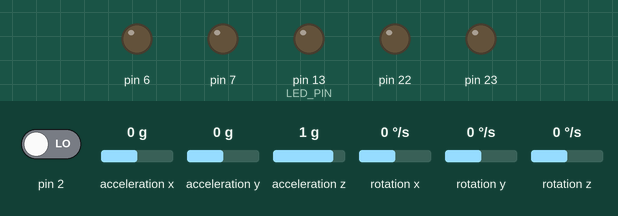
The sketch below on a simulated Arduino Uno, built with avr-gcc and run on an emulated ATmega328P. Shown: output pins drawn as LEDs (lit = HIGH). The test bench sets the inputs (shaded band); at power-on: pin 2 LOW, acceleration x 0 g, acceleration y 0 g, acceleration z 1 g, rotation x 0 °/s, rotation y 0 °/s, rotation z 0 °/s. The sensor or clock chip raises its interrupt line as the real part does; what the sketch prints to the serial monitor is not drawn.

Above: at 0.1 s.
At 4.5 s:
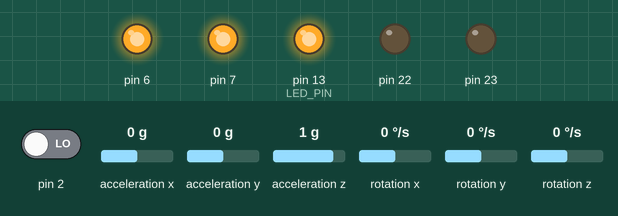
4.6 s: pin 2 driven HIGH
At 8.2 s:
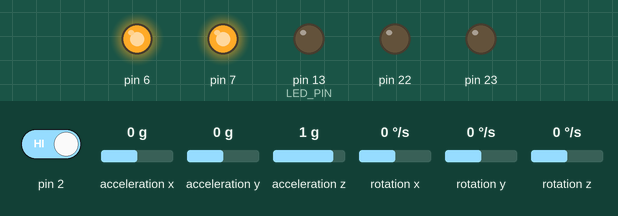
Timing chart, 0 to 9.7 s (numbered marks = the images above; inputs shaded):
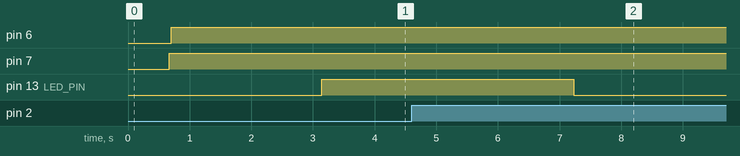

The sketch:

sketch_dec14b.ino
```cpp
#include "I2Cdev.h"
#include "MPU6050_6Axis_MotionApps20.h"
#if I2CDEV_IMPLEMENTATION == I2CDEV_ARDUINO_WIRE
#include "Wire.h"
#endif

MPU6050 mpu;
#define OUTPUT_READABLE_YAWPITCHROLL
#define LED_PIN 13 // (Arduino is 13, Teensy is 11, Teensy++ is 6)
bool blinkState = false;

//sphere variables

char inByte;
int i=0;
int roll_initial = 0;
int roll_1=0;
int roll_2=0;
int yaw_prev=0;
int yaw_recent=0;
int yaw_recent1=0;
int yaw_recent2=0;
int previous_sensorValue = 0;
int pulse = 0;
int max_pulse = 19;
int flag = -1;
int diff=100;
int thresh=6;
int yaw_initial=0;
int count=0;
int roll_recent1=0;
int roll_recent2=0;
int diff2=0;
int roll_prev=0;
int a=0;
int OCRV=0;
// MPU control/status vars

bool dmpReady = false;  // set true if DMP init was successful
uint8_t mpuIntStatus;   // holds actual interrupt status byte from MPU
uint8_t devStatus;      // return status after each device operation (0 = success, !0 = error)
uint16_t packetSize;    // expected DMP packet size (default is 42 bytes)
uint16_t fifoCount;     // count of all bytes currently in FIFO
uint8_t fifoBuffer[64]; // FIFO storage buffer
Quaternion q;           // [w, x, y, z]         quaternion container
VectorInt16 aa;         // [x, y, z]            accel sensor measurements
VectorInt16 aaReal;     // [x, y, z]            gravity-free accel sensor measurements
VectorInt16 aaWorld;    // [x, y, z]            world-frame accel sensor measurements
VectorFloat gravity;    // [x, y, z]            gravity vector
float euler[3];         // [psi, theta, phi]    Euler angle container
float ypr[3];           // [yaw, pitch, roll]   yaw/pitch/roll container and gravity vector

// packet structure for InvenSense teapot demo
volatile bool mpuInterrupt = false;     // indicates whether MPU interrupt pin has gone high
void dmpDataReady() {
    mpuInterrupt = true;
}

void setup() {


    // set as outputs for controlling motors
  DDRB |= (1 << DDB6) | (1 << DDB7);
  DDRD |= (1 << DDD6) | (1 << DDD7);
  OCR2B=250;

 // PORTD |=(1<<DDD6);
  Serial.begin(9600);
  sei();
  //pwm_init();
   #if I2CDEV_IMPLEMENTATION == I2CDEV_ARDUINO_WIRE
        Wire.begin();
        TWBR = 24; // 400kHz I2C clock (200kHz if CPU is 8MHz). Comment this line if having compilation difficulties with TWBR.
    #elif I2CDEV_IMPLEMENTATION == I2CDEV_BUILTIN_FASTWIRE
        Fastwire::setup(400, true);
    #endif

    // initialize serial communication
    // (115200 chosen because it is required for Teapot Demo output, but it's
    // really up to you depending on your project)

    while (!Serial);
    Serial.println(F("Initializing I2C devices..."));
    mpu.initialize();

    // verify connection
    Serial.println(F("Testing device connections..."));
    Serial.println(mpu.testConnection() ? F("MPU6050 connection successful") : F("MPU6050 connection failed"));

    // wait for ready
    Serial.println(F("\nSend any character to begin DMP programming and demo: "));
    //while (Serial.available() && Serial.read()); // empty buffer
    //while (!Serial.available());                 // wait for data
    //while (Serial.available() && Serial.read()); // empty buffer again

    // load and configure the DMP
    Serial.println(F("Initializing DMP..."));
    devStatus = mpu.dmpInitialize();

    // supply your own gyro offsets here, scaled for min sensitivity
    mpu.setXGyroOffset(220);
    mpu.setYGyroOffset(76);
    mpu.setZGyroOffset(-85);
    mpu.setZAccelOffset(1788);// 1688 factory default for my test chip

    // make sure it worked (returns 0 if so)
    if (devStatus == 0) {
        // turn on the DMP, now that it's ready
        Serial.println(F("Enabling DMP..."));
        mpu.setDMPEnabled(true);

        // enable Arduino interrupt detection
        Serial.println(F("Enabling interrupt detection (Arduino external interrupt 0)..."));
        attachInterrupt(0, dmpDataReady, RISING);
        mpuIntStatus = mpu.getIntStatus();

        // set our DMP Ready flag so the main loop() function knows it's okay to use it
        Serial.println(F("DMP ready! Waiting for first interrupt..."));
        dmpReady = true;

        // get expected DMP packet size for later comparison
        packetSize = mpu.dmpGetFIFOPacketSize();
    } else {
        // ERROR!
        // 1 = initial memory load failed
        // 2 = DMP configuration updates failed
        // (if it's going to break, usually the code will be 1)
        Serial.print(F("DMP Initialization failed (code "));
        Serial.print(devStatus);
        Serial.println(F(")"));
    }

    // configure LED for output
    pinMode(LED_PIN, OUTPUT);

}

void pwm_init()
{

  TIMSK2 =  (1<<TOIE2)|(1<<OCIE2B);
  TCCR2A =  _BV(WGM21) | _BV(WGM20);
  TCCR2B =  _BV(CS22);
}

ISR(TIMER2_COMPB_vect)
{
 //PORTD|=(DDD7<<1);
 // Serial.println("\n");
   PORTD |=(1<<DDD7);
   Serial.print("\n");
   Serial.write(PORTD);
 //  PORTB = PORTB|(1<<DDB6);
//
   //PORTD |=(1<<DDD7);
   //Serial.println(PORTD);
}

ISR(TIMER2_OVF_vect)
{
    //  Serial.println("\n");

    // Serial.println(PORTD);

  // PORTB =PORTB&(0<<DDB6);
  // PORTD =PORTD&(0<<DDD3);
}

int IMU_values(){
  if (!dmpReady) return 0;
  while (!mpuInterrupt && fifoCount < packetSize) {
    }
    mpuInterrupt = false;
    mpuIntStatus = mpu.getIntStatus();

    // get current FIFO count
    fifoCount = mpu.getFIFOCount();

    // check for overflow (this should never happen unless our code is too inefficient)
    if ((mpuIntStatus & 0x10) || fifoCount == 1024) {
        // reset so we can continue cleanly
        mpu.resetFIFO();
        Serial.println(F("FIFO overflow!"));

    // otherwise, check for DMP data ready interrupt (this should happen frequently)
    } else if (mpuIntStatus & 0x02) {
        // wait for correct available data length, should be a VERY short wait
        while (fifoCount < packetSize) fifoCount = mpu.getFIFOCount();

        // read a packet from FIFO
        mpu.getFIFOBytes(fifoBuffer, packetSize);

        // track FIFO count here in case there is > 1 packet available
        // (this lets us immediately read more without waiting for an interrupt)
        fifoCount -= packetSize;


        #ifdef OUTPUT_READABLE_YAWPITCHROLL
            // display Euler angles in degrees
            mpu.dmpGetQuaternion(&q, fifoBuffer);
            mpu.dmpGetGravity(&gravity, &q);
            mpu.dmpGetYawPitchRoll(ypr, &q, &gravity);

        #endif
        // blink LED to indicate activity
        blinkState = !blinkState;
        digitalWrite(LED_PIN, blinkState);
    }
return ypr[0] * 180/M_PI;
  }

  int IMU_values2(){
  if (!dmpReady) return 0;
  while (!mpuInterrupt && fifoCount < packetSize) {
    }
    mpuInterrupt = false;
    mpuIntStatus = mpu.getIntStatus();

    // get current FIFO count
    fifoCount = mpu.getFIFOCount();

    // check for overflow (this should never happen unless our code is too inefficient)
    if ((mpuIntStatus & 0x10) || fifoCount == 1024) {
        // reset so we can continue cleanly
        mpu.resetFIFO();
        Serial.println(F("FIFO overflow!"));

    // otherwise, check for DMP data ready interrupt (this should happen frequently)
    } else if (mpuIntStatus & 0x02) {
        // wait for correct available data length, should be a VERY short wait
        while (fifoCount < packetSize) fifoCount = mpu.getFIFOCount();

        // read a packet from FIFO
        mpu.getFIFOBytes(fifoBuffer, packetSize);

        // track FIFO count here in case there is > 1 packet available
        // (this lets us immediately read more without waiting for an interrupt)
        fifoCount -= packetSize;


        #ifdef OUTPUT_READABLE_YAWPITCHROLL
            // display Euler angles in degrees
            mpu.dmpGetQuaternion(&q, fifoBuffer);
            mpu.dmpGetGravity(&gravity, &q);
            mpu.dmpGetYawPitchRoll(ypr, &q, &gravity);

        #endif
        // blink LED to indicate activity
        blinkState = !blinkState;
        digitalWrite(LED_PIN, blinkState);
    }
return ypr[2] * 180/M_PI;
  }

int custom_delay(int no)
 {
   int k;
   for (int i=0; i<no ;i++)
          {
            k = IMU_values();
          }


 }
 int custom_delay2(int no)
 {
   int k;
   for (int i=0; i<no ;i++)
          {
            k = IMU_values2();
          }
 }
 int turn_caliberate()
 {
    mpu.resetFIFO();
    int flag2=0;
    int diff2_prev=diff2;
    while(flag2<1)
    {
     roll_recent1 = IMU_values2();
     Serial.print(roll_recent1);
     custom_delay2(20);
     roll_recent2 = IMU_values2();
     Serial.print(roll_recent2);
     diff2= roll_recent2 - roll_recent1;
     Serial.print("ROLLdifference is");
     Serial.print("\t");
     Serial.println(diff2);
       if(abs(diff2)<2)
       {
         if(abs(diff2_prev)<2)
         {
           flag2=1;
         }
       }
      diff2_prev=diff2;
    }
 }

void forward_decelerate(int OCR_value)
{
   OCR2B=OCR_value;
   while(OCR2B<250)
   {
      OCR2B=OCR2B+1;
      custom_delay(1);
   }
 }
int init_caliberate()

 {
    int init_count=0;
    while(init_count<1)
     {
      mpu.resetFIFO();
      yaw_recent1 = IMU_values();
      custom_delay(200);
      yaw_recent2 = IMU_values();
      diff= yaw_recent2 - yaw_recent1;
      Serial.print("difference is");
      Serial.print("\t");
      Serial.println(diff);
      if(abs(diff)<1)
       {
        yaw_prev=yaw_recent2;
        init_count=1;
       }
     }
     return yaw_prev;
  }


void loop(){
  if (count<1)
  {
   pwm_init();
   count++;
  }
  if(count>0)
  {
   PORTD|=(1 << DDD6);
   custom_delay(60);
   //Serial.println("ghus gya");
   PORTD |=(1 << DDD4);
   custom_delay(60);

  }


}
```

Measured:
- after the input at 4.6 s, pin 13 (LED_PIN): HIGH → LOW after 2.6 s
